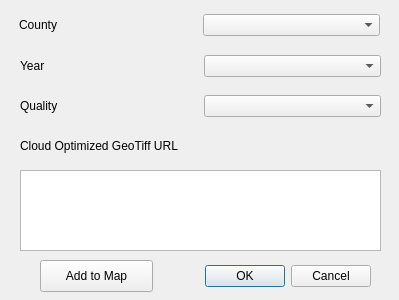
<?xml version="1.0" encoding="UTF-8"?>
<ui version="4.0">
 <class>IndianaOrthoDialogBase</class>
 <widget class="QDialog" name="IndianaOrthoDialogBase">
  <property name="geometry">
   <rect>
    <x>0</x>
    <y>0</y>
    <width>399</width>
    <height>300</height>
   </rect>
  </property>
  <property name="windowTitle">
   <string>Indiana Ortho Imagery</string>
  </property>
  <widget class="QDialogButtonBox" name="button_box">
   <property name="geometry">
    <rect>
     <x>30</x>
     <y>260</y>
     <width>341</width>
     <height>32</height>
    </rect>
   </property>
   <property name="orientation">
    <enum>Qt::Horizontal</enum>
   </property>
   <property name="standardButtons">
    <set>QDialogButtonBox::Cancel|QDialogButtonBox::Ok</set>
   </property>
  </widget>
  <widget class="QWidget" name="horizontalLayoutWidget">
   <property name="geometry">
    <rect>
     <x>19</x>
     <y>9</y>
     <width>361</width>
     <height>32</height>
    </rect>
   </property>
   <layout class="QHBoxLayout" name="horizontalLayout">
    <item>
     <widget class="QLabel" name="label_county">
      <property name="text">
       <string>County</string>
      </property>
     </widget>
    </item>
    <item>
     <widget class="QComboBox" name="comboBox_county"/>
    </item>
   </layout>
  </widget>
  <widget class="QWidget" name="horizontalLayoutWidget_2">
   <property name="geometry">
    <rect>
     <x>20</x>
     <y>50</y>
     <width>361</width>
     <height>32</height>
    </rect>
   </property>
   <layout class="QHBoxLayout" name="horizontalLayout_2">
    <item>
     <widget class="QLabel" name="label_year">
      <property name="text">
       <string>Year</string>
      </property>
     </widget>
    </item>
    <item>
     <widget class="QComboBox" name="comboBox_year"/>
    </item>
   </layout>
  </widget>
  <widget class="QWidget" name="horizontalLayoutWidget_3">
   <property name="geometry">
    <rect>
     <x>20</x>
     <y>130</y>
     <width>361</width>
     <height>31</height>
    </rect>
   </property>
   <layout class="QHBoxLayout" name="horizontalLayout_3">
    <item>
     <widget class="QLabel" name="label_url">
      <property name="text">
       <string>Cloud Optimized GeoTiff URL</string>
      </property>
     </widget>
    </item>
   </layout>
  </widget>
  <widget class="QWidget" name="horizontalLayoutWidget_4">
   <property name="geometry">
    <rect>
     <x>20</x>
     <y>170</y>
     <width>361</width>
     <height>81</height>
    </rect>
   </property>
   <layout class="QHBoxLayout" name="horizontalLayout_4">
    <item>
     <widget class="QTextEdit" name="textEdit_cog_url"/>
    </item>
   </layout>
  </widget>
  <widget class="QPushButton" name="pushButton_add">
   <property name="geometry">
    <rect>
     <x>40</x>
     <y>260</y>
     <width>113</width>
     <height>32</height>
    </rect>
   </property>
   <property name="text">
    <string>Add to Map</string>
   </property>
  </widget>
  <widget class="QWidget" name="horizontalLayoutWidget_5">
   <property name="geometry">
    <rect>
     <x>20</x>
     <y>90</y>
     <width>361</width>
     <height>32</height>
    </rect>
   </property>
   <layout class="QHBoxLayout" name="horizontalLayout_5">
    <item>
     <widget class="QLabel" name="label_quality">
      <property name="text">
       <string>Quality</string>
      </property>
     </widget>
    </item>
    <item>
     <widget class="QComboBox" name="comboBox_quality"/>
    </item>
   </layout>
  </widget>
 </widget>
 <resources/>
 <connections>
  <connection>
   <sender>button_box</sender>
   <signal>accepted()</signal>
   <receiver>IndianaOrthoDialogBase</receiver>
   <slot>accept()</slot>
   <hints>
    <hint type="sourcelabel">
     <x>20</x>
     <y>20</y>
    </hint>
    <hint type="destinationlabel">
     <x>20</x>
     <y>20</y>
    </hint>
   </hints>
  </connection>
  <connection>
   <sender>button_box</sender>
   <signal>rejected()</signal>
   <receiver>IndianaOrthoDialogBase</receiver>
   <slot>reject()</slot>
   <hints>
    <hint type="sourcelabel">
     <x>20</x>
     <y>20</y>
    </hint>
    <hint type="destinationlabel">
     <x>20</x>
     <y>20</y>
    </hint>
   </hints>
  </connection>
 </connections>
</ui>
